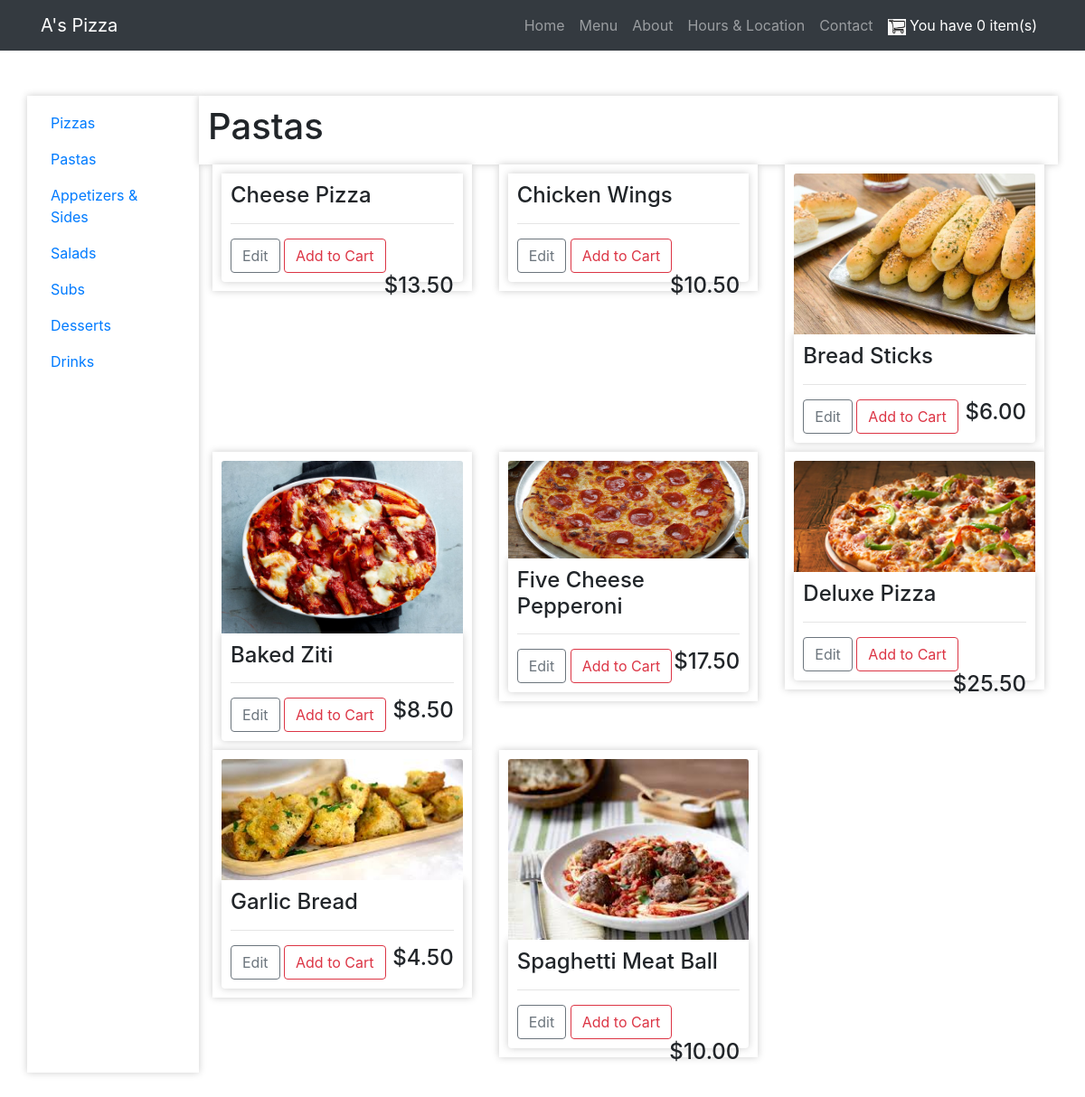
The page /store/Pastas/ on the database its author committed.
### store/models.py (models this page shows, shortened)
class ProductType(models.Model):
    name = models.CharField(max_length=20)

class Product(models.Model):
    name = models.CharField(max_length=200, null=True)
    price = models.DecimalField(max_digits=10, decimal_places=2)
    img = models.ImageField(null=True, blank=True)
    productType = models.ForeignKey(ProductType, on_delete=models.SET_NULL, null=True, blank=True)

### store/views.py (the view)
# urls.py: path('', include("store.urls")),
def store(request, productType = None):
    products = Product.objects.all()
    productTypes = ProductType.objects.all()
    context = {'products':products, 'productTypes': productTypes, 'productType': productType}
    context.update(cartData(request))
    return render(request, 'store/store.html', context)

### store/utils.py (called while the page is built)
def cookieCart(request):
    try:
        cart = json.loads(request.COOKIES['cart'])
    except:
        cart = {'delivery':0}
    items = []
    order = {'total':0, 'quantity':0, 'delivery':0}
    try:
        order['delivery'] = cart['delivery']
        for i in cart:
            order['quantity'] += cart[i]['quantity']
            product = Product.objects.get(id=i)
            total = product.price * cart[i]['quantity']
            order['total'] += total
            item = {
                'product': product,
                'quantity': cart[i]['quantity'],
                'total': total
            }
            items.append(item)
    except:
        pass
    return {'items':items, 'order':order}

def cartData(request):
    if request.user.is_authenticated:
        customer = request.user.customer
        order, created = Order.objects.get_or_create(customer=customer)
        items = order.order_item.all()
    else:
        cookieData = cookieCart(request)
        order = cookieData['order']
        items = cookieData['items']
    return {'items':items, 'order':order}

### store/templates/store/store.html (shortened to what this page needs)
{% extends 'base.html' %}
{% load static %}
{% block content %}
<div class="row">
  <div class="col-12 col-lg-2 box-element">
    <ul class="nav flex-column">
      {% for pt in productTypes %}
      <li class="nav-item">
        <a class="nav-link active" href="{% url 'store_product' productType=pt.name %}">{{ pt.name }}</a>
      </li>
      {% endfor %}
    </ul>
  </div>
  <div class="col-lg-10">
    <div class="row box-element" id="section-header">
      <h1>{{productType}}</h1>
    </div>
    <div class="row">
      {% for product in products %}
      <div class="col-lg-4">
        <div class="box-element product">
        {% if product.img != null %}
        <img class="card-img-top img-fluid" src="images/{{ product.img }}">
        {% endif %}
        <div class="card-block box-element">
          <h4 class="card-title">{{product.name}}</h4>
          <hr>
          <a class="btn btn-outline-secondary" href="#">Edit</a>
          <button data-product="{{product.id}}" data-action="add" class="btn btn-outline-danger add-btn update-cart"> Add to Cart</button>
          <h4 style="float: right;">${{product.price|floatformat:2}}</h4>
        </div>
        </div>
      </div>
      {% endfor %}
    </div>
  </div>
</div>
{% endblock %}

### static/css/main.css (style rules this page uses)
.card-block { height: 100%; }
.box-element { box-shadow: hsl(0, 0%, 80%) 0 0 8px; background-color: #fff; padding: 10px; }
.card-block { border-radius: 0 0 4px 4px; }

### rows shown on the page
ProductType: name "Pizzas"
ProductType: name "Pastas"
ProductType: name "Appetizers & Sides"
ProductType: name "Salads"
ProductType: name "Subs"
ProductType: name "Desserts"
ProductType: name "Drinks"
Product: name "Cheese Pizza", price "13.50"
Product: name "Chicken Wings", price "10.50"
Product: img (picture), name "Bread Sticks", price "6.00"
Product: img (picture), name "Baked Ziti", price "8.50"
Product: img (picture), name "Five Cheese Pepperoni", price "17.50"
Product: img (picture), name "Deluxe Pizza", price "25.50"
Product: img (picture), name "Garlic Bread", price "4.50"
Product: img (picture), name "Spaghetti Meat Ball", price "10.00"

### other values the page prints
{{ order.quantity }} "0"
